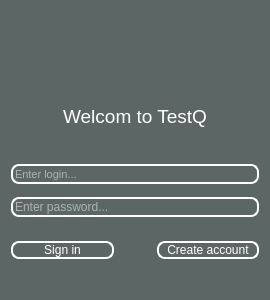
<?xml version="1.0" encoding="UTF-8"?>
<ui version="4.0">
 <class>Form</class>
 <widget class="QWidget" name="Form">
  <property name="geometry">
   <rect>
    <x>0</x>
    <y>0</y>
    <width>270</width>
    <height>300</height>
   </rect>
  </property>
  <property name="windowTitle">
   <string>TestQ Login</string>
  </property>
  <property name="toolTip">
   <string/>
  </property>
  <property name="autoFillBackground">
   <bool>false</bool>
  </property>
  <property name="styleSheet">
   <string notr="true">background-color: rgb(92, 103, 101);</string>
  </property>
  <property name="inputMethodHints">
   <set>Qt::ImhNone</set>
  </property>
  <layout class="QVBoxLayout" name="verticalLayout_2">
   <property name="spacing">
    <number>3</number>
   </property>
   <property name="leftMargin">
    <number>11</number>
   </property>
   <property name="topMargin">
    <number>0</number>
   </property>
   <property name="bottomMargin">
    <number>0</number>
   </property>
   <item>
    <spacer name="verticalSpacer_5">
     <property name="orientation">
      <enum>Qt::Vertical</enum>
     </property>
     <property name="sizeType">
      <enum>QSizePolicy::Fixed</enum>
     </property>
     <property name="sizeHint" stdset="0">
      <size>
       <width>20</width>
       <height>10</height>
      </size>
     </property>
    </spacer>
   </item>
   <item>
    <widget class="QLabel" name="label">
     <property name="text">
      <string/>
     </property>
     <property name="pixmap">
      <pixmap>../../Pictures/EmeraldStaff.png</pixmap>
     </property>
     <property name="alignment">
      <set>Qt::AlignCenter</set>
     </property>
    </widget>
   </item>
   <item>
    <widget class="QLabel" name="label_2">
     <property name="font">
      <font>
       <pointsize>14</pointsize>
      </font>
     </property>
     <property name="styleSheet">
      <string notr="true">color: white;</string>
     </property>
     <property name="text">
      <string>Welcom to TestQ</string>
     </property>
     <property name="alignment">
      <set>Qt::AlignCenter</set>
     </property>
    </widget>
   </item>
   <item>
    <spacer name="verticalSpacer_6">
     <property name="orientation">
      <enum>Qt::Vertical</enum>
     </property>
     <property name="sizeType">
      <enum>QSizePolicy::Fixed</enum>
     </property>
     <property name="sizeHint" stdset="0">
      <size>
       <width>20</width>
       <height>10</height>
      </size>
     </property>
    </spacer>
   </item>
   <item>
    <widget class="QLineEdit" name="lineEdit">
     <property name="font">
      <font>
       <pointsize>8</pointsize>
      </font>
     </property>
     <property name="styleSheet">
      <string notr="true">border: 2px solid white;
border-radius: 8px;
color: white;</string>
     </property>
     <property name="placeholderText">
      <string>Enter login...</string>
     </property>
    </widget>
   </item>
   <item>
    <spacer name="verticalSpacer">
     <property name="orientation">
      <enum>Qt::Vertical</enum>
     </property>
     <property name="sizeType">
      <enum>QSizePolicy::Fixed</enum>
     </property>
     <property name="sizeHint" stdset="0">
      <size>
       <width>20</width>
       <height>10</height>
      </size>
     </property>
    </spacer>
   </item>
   <item>
    <widget class="QLineEdit" name="lineEdit_2">
     <property name="styleSheet">
      <string notr="true">border: 2px solid white;
border-radius: 8px;
color: white;</string>
     </property>
     <property name="inputMethodHints">
      <set>Qt::ImhNone</set>
     </property>
     <property name="inputMask">
      <string/>
     </property>
     <property name="text">
      <string/>
     </property>
     <property name="placeholderText">
      <string>Enter password...</string>
     </property>
     <property name="clearButtonEnabled">
      <bool>false</bool>
     </property>
    </widget>
   </item>
   <item>
    <spacer name="verticalSpacer_3">
     <property name="orientation">
      <enum>Qt::Vertical</enum>
     </property>
     <property name="sizeType">
      <enum>QSizePolicy::Fixed</enum>
     </property>
     <property name="sizeHint" stdset="0">
      <size>
       <width>20</width>
       <height>20</height>
      </size>
     </property>
    </spacer>
   </item>
   <item>
    <layout class="QHBoxLayout" name="horizontalLayout">
     <item>
      <widget class="QPushButton" name="pushButton_2">
       <property name="styleSheet">
        <string notr="true">QPushButton {
	color: white;
	background-color: rgb(92, 103, 101);
	border: 2px solid white;
	border-radius: 8px;
}

QPushButton::pressed {
	background-color: rgb(77, 86, 84);
}</string>
       </property>
       <property name="text">
        <string>Sign in</string>
       </property>
      </widget>
     </item>
     <item>
      <spacer name="horizontalSpacer">
       <property name="orientation">
        <enum>Qt::Horizontal</enum>
       </property>
       <property name="sizeType">
        <enum>QSizePolicy::Fixed</enum>
       </property>
       <property name="sizeHint" stdset="0">
        <size>
         <width>40</width>
         <height>20</height>
        </size>
       </property>
      </spacer>
     </item>
     <item>
      <widget class="QPushButton" name="pushButton">
       <property name="styleSheet">
        <string notr="true">QPushButton {
	color: white;
	background-color: rgb(92, 103, 101);
	border: 2px solid white;
	border-radius: 8px;
}

QPushButton::pressed {
	background-color: rgb(77, 86, 84);
}</string>
       </property>
       <property name="text">
        <string>Create account</string>
       </property>
      </widget>
     </item>
    </layout>
   </item>
   <item>
    <spacer name="verticalSpacer_2">
     <property name="orientation">
      <enum>Qt::Vertical</enum>
     </property>
     <property name="sizeType">
      <enum>QSizePolicy::Fixed</enum>
     </property>
     <property name="sizeHint" stdset="0">
      <size>
       <width>20</width>
       <height>40</height>
      </size>
     </property>
    </spacer>
   </item>
  </layout>
 </widget>
 <resources/>
 <connections/>
</ui>
